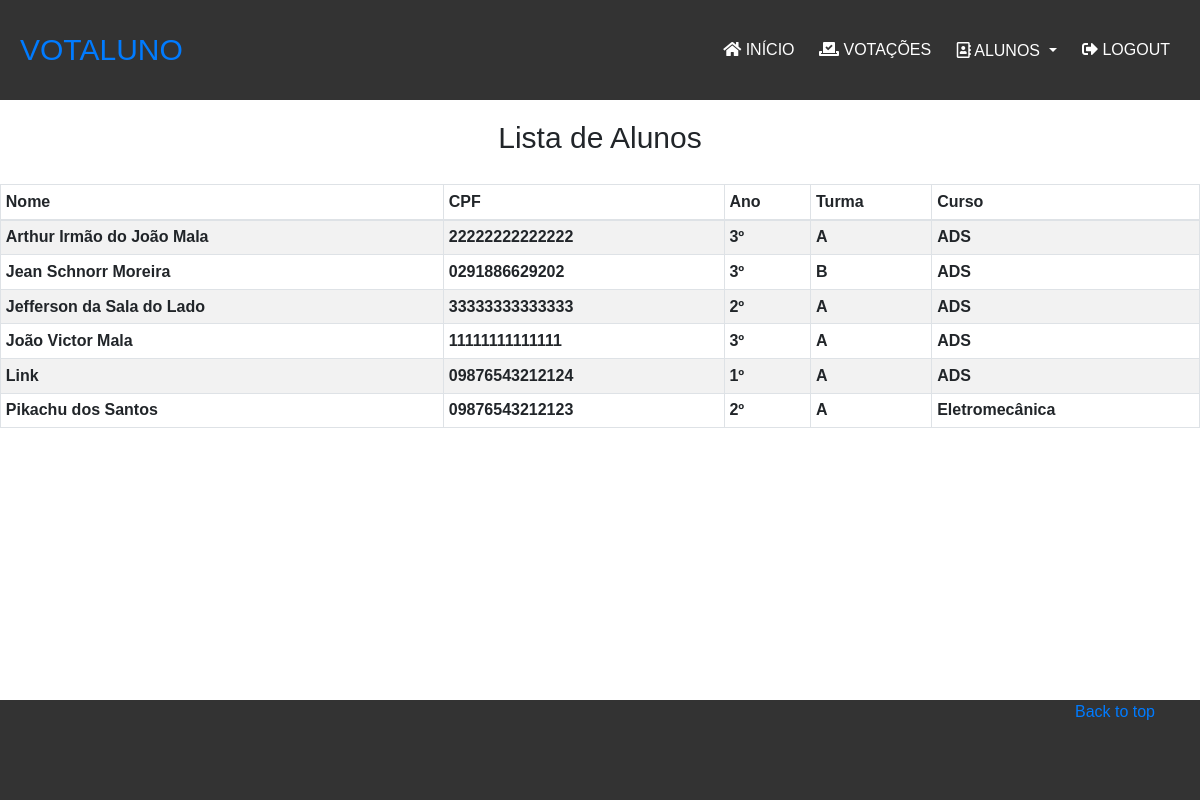
Screenshot of /listarAlunos/ (signed in) with the database file from the repository.
### votacoes/models.py (models this page shows, shortened)
class Aluno(models.Model):
    imagemAluno = models.ImageField(upload_to='images/')
    nomeAluno = models.CharField(
        max_length=255,
        null=False,
        blank=False
    )
    cpfAluno = models.CharField(
        max_length=14,
        null=False,
        blank=False
    )
    turmaAluno = models.ForeignKey("Turma",on_delete=models.CASCADE)

class Turma(models.Model):
    nomeTurma = models.CharField(max_length=1, null=False,blank=False)
    anoTurma = models.ForeignKey(Ano,on_delete=models.CASCADE)
    cursoTurma = models.ForeignKey(Curso,on_delete=models.CASCADE)

class Ano(models.Model):
    ano = models.CharField(max_length=1, null=False,blank=False)
    def __str__(self):
        return self.ano+"º "

class Curso(models.Model):
    curso = models.CharField(max_length=15, null=False,blank=False)
    def __str__(self):
        return self.curso

### votacoes/views.py (the view)
# urls.py: path('listarAlunos/',views.listarAlunos,name='listarAlunos'),
@login_required
def listarAlunos(request):
    alunos = Aluno.objects.all().order_by('nomeAluno')
    return render(request,'listar/listarAlunos.html',{'alunos':alunos})

### votacoes/templates/listar/listarAlunos.html
{% extends 'baseSite.html' %}
{% block content %}
<div class="listaAlunos">
    <h1>Lista de Alunos</h1>
    <table id="dtVerticalScrollExample" class="table table-responsive-sm table-striped table-bordered table-sm" cellspacing="0"
    width="90%">
        <thead>
            <th class="th-sm">Nome</th>
            <th class="th-sm">CPF</th>
            <th class="th-sm">Ano</th>
            <th class="th-sm">Turma</th>
            <th class="th-sm">Curso</th>
        </thead>
        <tbody>
            {% for Aluno in alunos %}
                <tr>
                    <th>{{Aluno.nomeAluno}}</th>
                    <th>{{Aluno.cpfAluno}}</th>
                    <th>{{Aluno.turmaAluno.anoTurma}}</th>
                    <th>{{Aluno.turmaAluno.nomeTurma}}</th>
                    <th>{{Aluno.turmaAluno.cursoTurma}}</th>
                </tr>
            {% endfor %}
        </tbody>
    </table>
</div>
{% endblock %}

### votacoes/static/css/baseSite.css (style rules this page uses)
* { margin: 0; padding: 0; font-family: "montserrat",sans-serif; }

### votacoes/static/css/site.css (style rules this page uses)
h1,h2 { text-align: center; font-size: 30px; padding: 20px 0; }

### rows the page displays
Aluno: nomeAluno "Arthur Irmão do João Mala", cpfAluno "22222222222222", turmaAluno.anoTurma "3º", turmaAluno.nomeTurma "A", turmaAluno.cursoTurma "ADS"
Aluno: nomeAluno "Jean Schnorr Moreira", cpfAluno "0291886629202", turmaAluno.anoTurma "3º", turmaAluno.nomeTurma "B", turmaAluno.cursoTurma "ADS"
Aluno: nomeAluno "Jefferson da Sala do Lado", cpfAluno "33333333333333", turmaAluno.anoTurma "2º", turmaAluno.nomeTurma "A", turmaAluno.cursoTurma "ADS"
Aluno: nomeAluno "João Victor Mala", cpfAluno "11111111111111", turmaAluno.anoTurma "3º", turmaAluno.nomeTurma "A", turmaAluno.cursoTurma "ADS"
Aluno: nomeAluno "Link", cpfAluno "09876543212124", turmaAluno.anoTurma "1º", turmaAluno.nomeTurma "A", turmaAluno.cursoTurma "ADS"
Aluno: nomeAluno "Pikachu dos Santos", cpfAluno "09876543212123", turmaAluno.anoTurma "2º", turmaAluno.nomeTurma "A", turmaAluno.cursoTurma "Eletromecânica"
